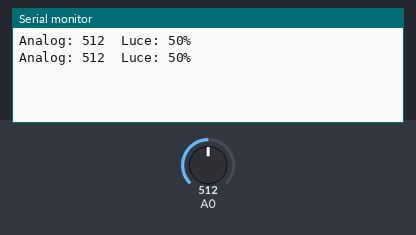
Bench run of a sketch on a simulated Arduino Uno, built with avr-gcc and run on an emulated ATmega328P. On the bench: the last lines printed to the serial monitor. The test bench sets the inputs (shaded band); at power-on: A0 = 512.

Above: at 3.8 s.
3.9 s: A0 set to 716
At 7.3 s:
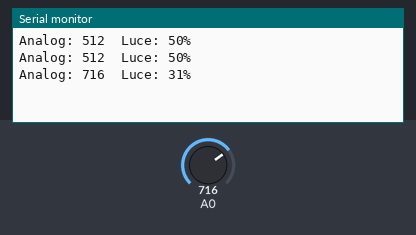
7.8 s: A0 set to 900
At 9.6 s:
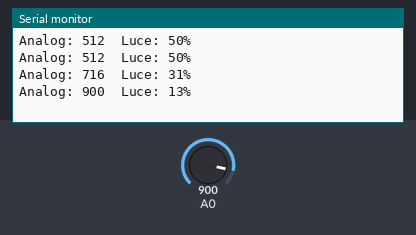
Timing chart, 0 to 11.1 s (numbered marks = the images above; inputs shaded):
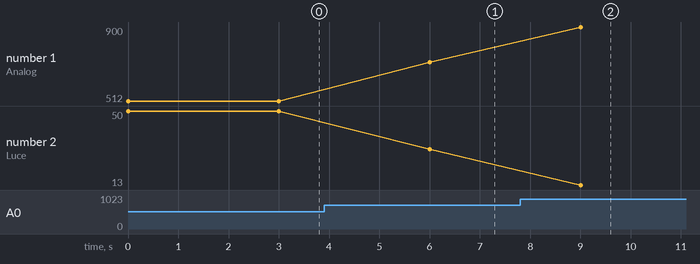

The sketch:

code_2-1.ino
```cpp
void setup() {
  Serial.begin(9600);

}

void loop() {
  int sensor = analogRead(A0);
  int luce = map (sensor, 0, 1023, 100, 0);

  Serial.print("Analog: ");
  Serial.print (sensor);
  Serial.print("\tLuce: ");
  Serial.print (luce);
  Serial.println("%");

  delay(3000);

}
```

Measured:
- after the input at 3.9 s, the serial monitor: prints a new line after 2.1 s (image 1)
- after the input at 7.8 s, the serial monitor: prints a new line after 1.2 s (image 2)
- plotted number 1: 512 → 716 after the input at 3.9 s, 716 → 900 after the input at 7.8 s
- plotted number 2: 50 → 31 after the input at 3.9 s, 31 → 13 after the input at 7.8 s
